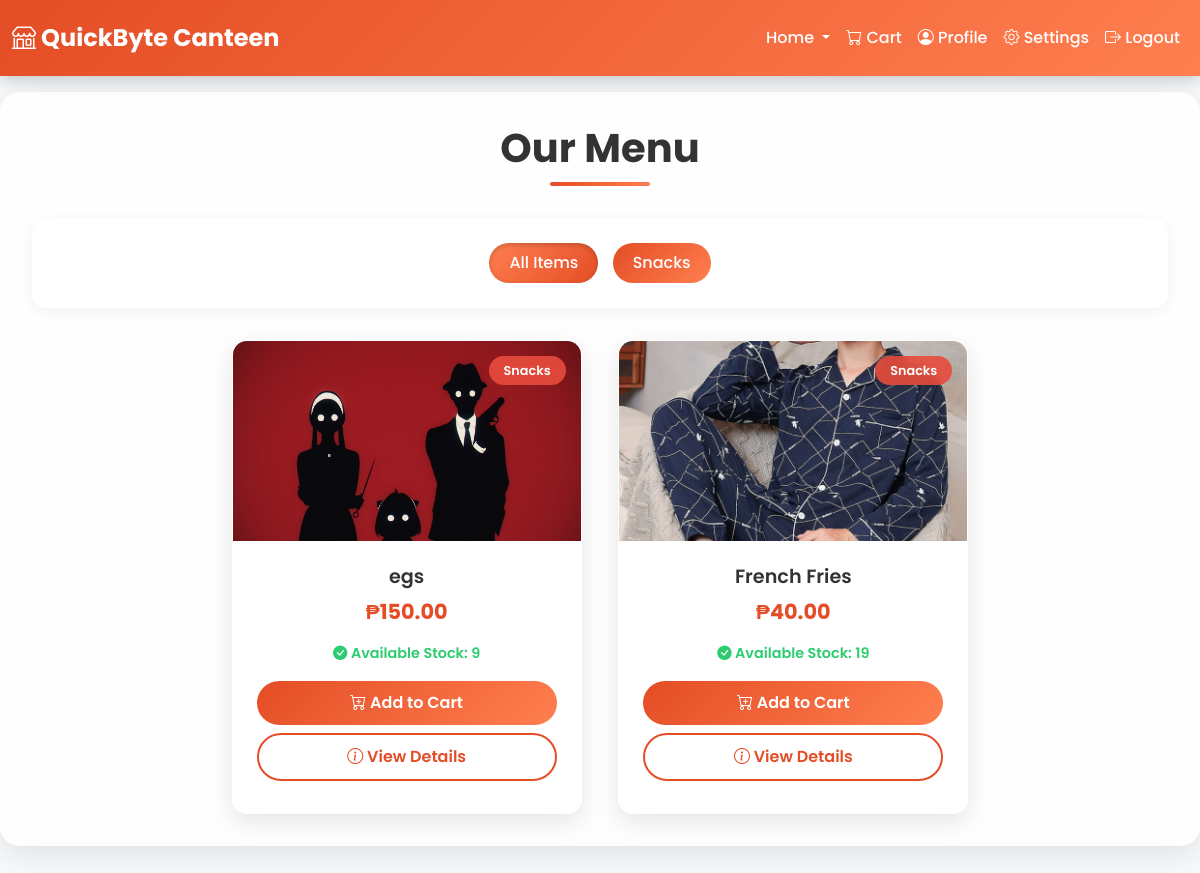
The app's page /user/food.php (signed in), older data.
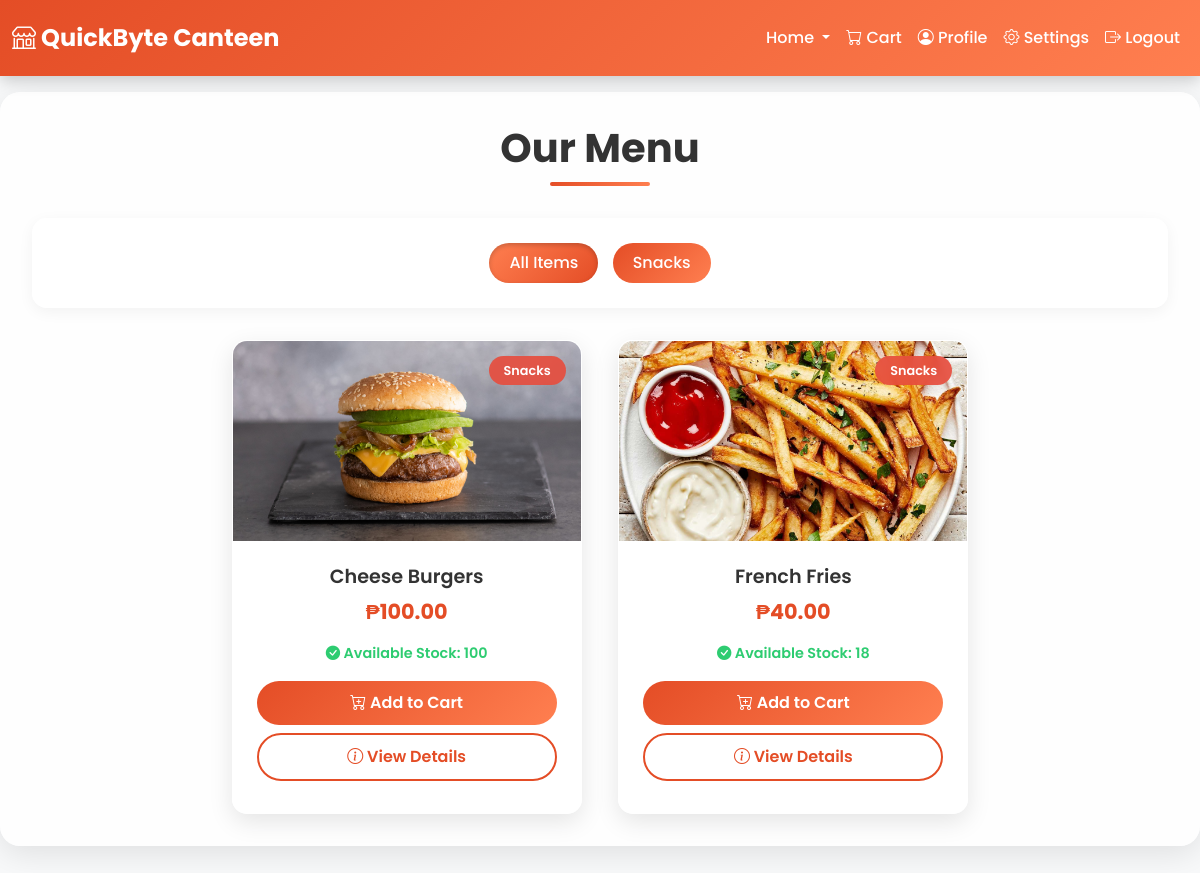
The same page, newer data.
### tables this page shows
CREATE TABLE IF NOT EXISTS `menu_items` (
  `item_id` int(11) NOT NULL AUTO_INCREMENT,
  `name` varchar(100) NOT NULL,
  `price` decimal(10,2) NOT NULL,
  `category` enum('Snacks','Drinks','Meals') NOT NULL,
  `availability` enum('Available','Out Of Stock') DEFAULT 'Out Of Stock',
  `image_path` varchar(255) NOT NULL DEFAULT 'default.jpg',
  `stall_id` int(11) NOT NULL,
  `description` text DEFAULT NULL,
  PRIMARY KEY (`item_id`),
  KEY `stall_id` (`stall_id`)
);

### user/food.php (the view, shortened to what the changed rows need)
<?php
include '../config.php';
$sql_categories = "SELECT DISTINCT category FROM menu_items ORDER BY category ASC";
$stmt_categories = $con->prepare($sql_categories);
$stmt_categories->execute();
$result_categories = $stmt_categories->get_result();
$categories = $result_categories->fetch_all(MYSQLI_ASSOC);
$category_filter = isset($_GET['category']) ? $_GET['category'] : 'all';
$sql = "
    SELECT
        m.item_id,
        m.name,
        m.price,
        m.category,
        m.image_path,
        m.description,
        COALESCE(fs.quantity, 0) AS quantity_in_stock
    FROM
        menu_items m
    LEFT JOIN
        food_storage fs ON m.item_id = fs.item_id
    WHERE
        m.availability = 'Available'
";
$sql .= " ORDER BY m.category ASC, m.name ASC";
$stmt = $con->prepare($sql);
$stmt->execute();
$result = $stmt->get_result();
$menuItems = $result->fetch_all(MYSQLI_ASSOC);
?>
<!DOCTYPE html>
<html lang="en">
<head>
    <link rel="stylesheet" href="https://cdn.jsdelivr.net/npm/bootstrap@5.3.0-alpha1/dist/css/bootstrap.min.css">
    <link rel="stylesheet" href="https://cdn.jsdelivr.net/npm/bootstrap-icons@1.11.3/font/bootstrap-icons.min.css">
</head>
<body>
    <div class="container menu-container">
        <h1 class="menu-title">Our Menu</h1>
        <div class="filters-container">
            <div class="text-center">
                <a href="?category=all" class="filter-btn <?php echo $category_filter === 'all' ? 'active' : ''; ?>">
                    All Items
                </a>
                <?php foreach ($categories as $category): ?>
                    <a href="?category=<?php echo urlencode($category['category']); ?>"
                       class="filter-btn <?php echo $category_filter === $category['category'] ? 'active' : ''; ?>">
                        <?php echo htmlspecialchars($category['category']); ?>
                    </a>
                <?php endforeach; ?>
            </div>
        </div>
        <div class="row g-4">
            <?php if (!empty($menuItems)): ?>
                <?php foreach ($menuItems as $item): ?>
                    <?php
                    $image_path = str_replace("../../", "../", $item['image_path']);
                    ?>
                    <div class="col-md-4">
                        <div class="food-card">
                            <div class="food-image">
                                <img src="<?php echo htmlspecialchars($image_path); ?>"
                                     alt="<?php echo htmlspecialchars($item['name']); ?>">
                                <div class="category-badge">
                                    <?php echo htmlspecialchars($item['category']); ?>
                                </div>
                            </div>
                            <div class="food-info">
                                <h3 class="food-title"><?php echo htmlspecialchars($item['name']); ?></h3>
                                <div class="food-price">₱<?php echo number_format($item['price'], 2); ?></div>
                                <div class="stock-info">
                                    <?php if ($item['quantity_in_stock'] > 0): ?>
                                        <span class="in-stock">
                                            <i class="bi bi-check-circle-fill"></i>
                                            Available Stock: <?php echo $item['quantity_in_stock']; ?>
                                        </span>
                                    <?php else: ?>
                                        <span class="out-of-stock">
                                            <i class="bi bi-x-circle-fill"></i> Out of Stock
                                        </span>
                                    <?php endif; ?>
                                </div>
                                <button onclick="addToCart(<?php echo $item['item_id']; ?>)"
                                        class="btn-add-cart"
                                        <?php echo $item['quantity_in_stock'] <= 0 ? 'disabled' : ''; ?>>
                                    <i class="bi bi-cart-plus"></i> Add to Cart
                                </button>
                                <a href="product_details.php?item_id=<?php echo $item['item_id']; ?>"
                                   class="btn-view-details">
                                    <i class="bi bi-info-circle"></i> View Details
                                </a>
                            </div>
                        </div>
                    </div>
                <?php endforeach; ?>
            <?php else: ?>
                <div class="col-12 text-center">
                    <p>No menu items available for this category.</p>
                </div>
            <?php endif; ?>
        </div>
    </div>
</body>
</html>

Row changes from the older to the newer data that the page shows:
removed menu_items: image_path (picture), category "Snacks", name "egs", price "150.00", quantity_in_stock "9"
added menu_items: image_path (picture), category "Snacks", name "Cheese Burgers", price "100.00", quantity_in_stock "100"
changed menu_items "French Fries": image_path: a different picture; quantity_in_stock "19" → "18"
